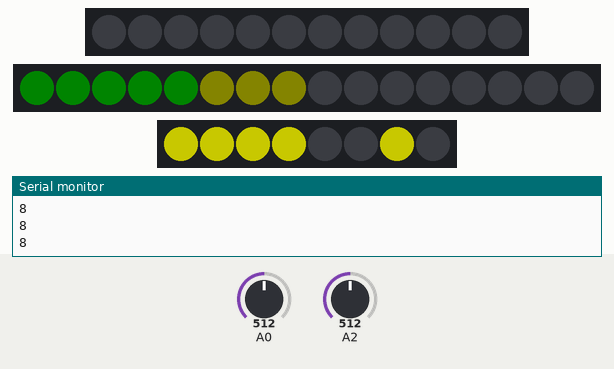
Recording of a sketch running on a simulated Arduino Uno, built with avr-gcc and run on an emulated ATmega328P. Parts: 12 RGB LEDs in strip order, left to right, 16 RGB LEDs in strip order, left to right, 8 RGB LEDs in strip order, left to right, the last lines printed to the serial monitor. Inputs (shaded band) come from the test bench; at power-on: A2 = 512, A0 = 512. Dim RGB values are drawn brighter than linear.

Above: at 1.2 s.
1.3 s: A2 set to 1005
At 2.2 s:
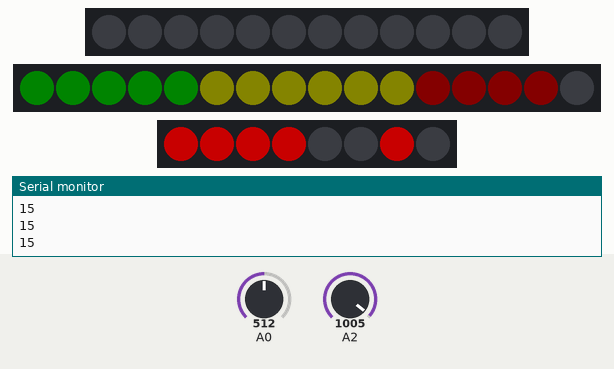
2.8 s: A2 set to 1023
At 2.85 s:
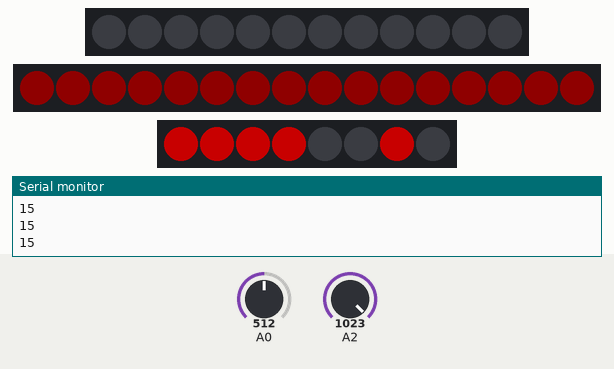
4.6 s: A2 set to 306
At 5.8 s:
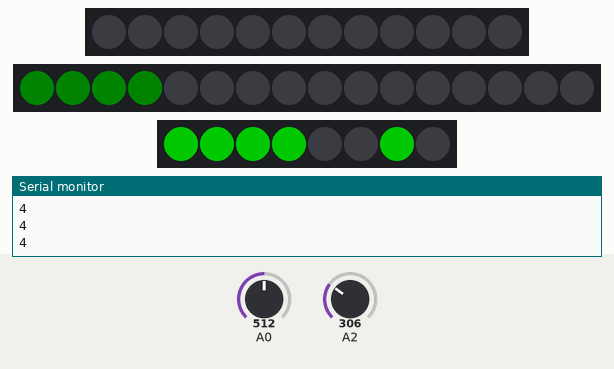
6.1 s: A2 set to 6
At 6.9 s:
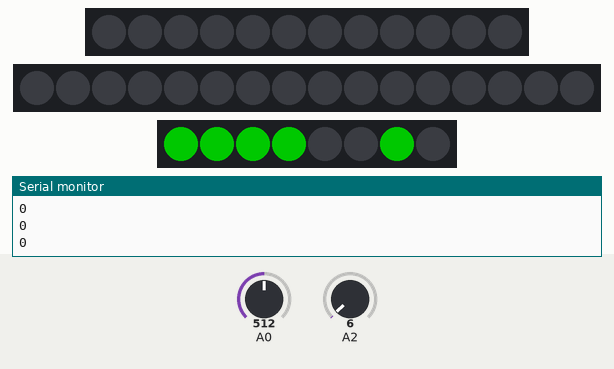
7.6 s: A2 set to 1023
At 7.65 s:
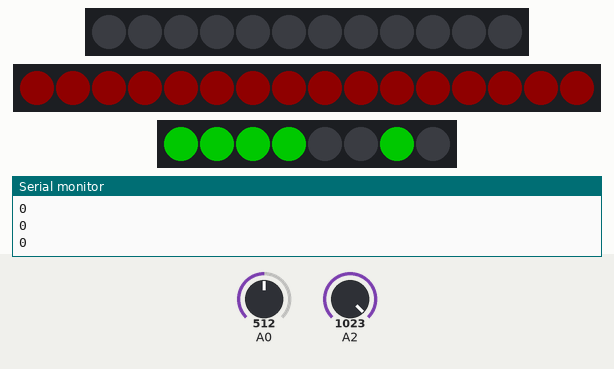
9.1 s: A0 set to 716
At 9.58 s:
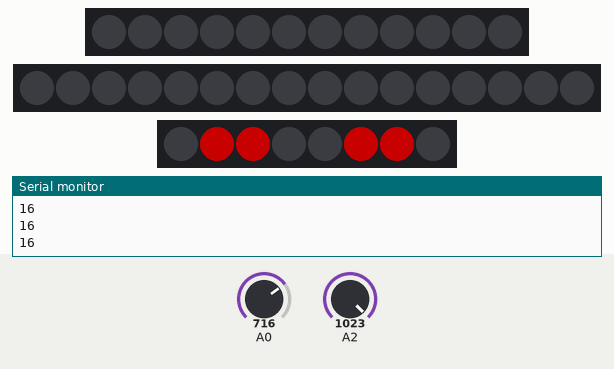
Timing chart, 0 to 11.9 s (numbered marks = the images above; inputs shaded):
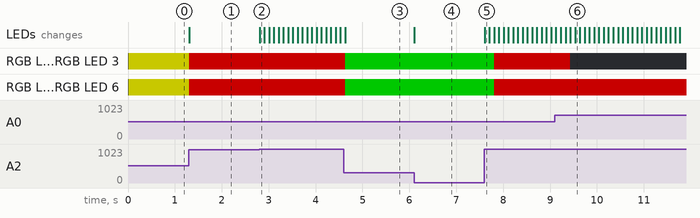

The sketch:

RGB_WarningLight_LEDstrip.ino
```cpp
#include <Adafruit_NeoPixel.h>
#include <Adafruit_TLC59711.h>
#include <SPI.h>

#define numPWM 1
#define pwmClkPin 4
#define pwmDataPin 5
#define stripDataPin 6
#define rgbDataPin 7

#define rgbReadPin 9
#define stripReadPin 8

#define stripLength 16
#define rgbLength 8


Adafruit_TLC59711 pwm = Adafruit_TLC59711(numPWM, pwmClkPin, pwmDataPin);

Adafruit_NeoPixel strip = Adafruit_NeoPixel(stripLength, stripDataPin, NEO_GRB + NEO_KHZ800);

Adafruit_NeoPixel rgb = Adafruit_NeoPixel(rgbLength, rgbDataPin, NEO_GRB + NEO_KHZ800);

uint32_t redRGB = rgb.Color(255, 0, 0),
yellowRGB = rgb.Color(255, 255, 0),
greenRGB = rgb.Color(0, 255, 0),
blueRGB = rgb.Color(0, 0, 255),
whiteRGB = rgb.Color(255, 255, 255),
rgbColor = greenRGB,
prev_rgbColor = greenRGB;


uint32_t greenStrip = strip.Color(0, 20, 0),
         yellowStrip = strip.Color(20, 20, 0),
         redStrip = strip.Color(20, 0, 0),
         redMaxStrip = strip.Color(40, 0, 0),
         blueStrip = strip.Color(0, 0, 20),
         ledArray[16] = {greenStrip, greenStrip, greenStrip, greenStrip, greenStrip, yellowStrip, yellowStrip, yellowStrip, yellowStrip, yellowStrip, yellowStrip, redStrip, redStrip, redStrip, redStrip, redStrip};


int digitArray[7][8] = {
                    {0, 0, 1, 0, 1, 0, 1, 0},  // n
                    {0, 1, 1, 0, 0, 0, 0, 0},  // 1
                    {1, 1, 0, 1, 1, 0, 1, 0},  // 2
                    {1, 1, 1, 1, 0, 0, 1, 0},  // 3
                    {0, 1, 1, 0, 0, 1, 1, 0},  // 4
                    {1, 0, 1, 1, 0, 1, 1, 0},  // 5
                    {1, 0, 1, 1, 1, 1, 1, 0}   // 6
                   },
    prev_gear = 0;


void setup() {

  //PWM setup
  pwm.begin();
  pwm.write();
  pwm.setPWM(0, 4000);
  pwm.setPWM(1, 4000);
  pwm.write();


  //LED strip setup
  strip.begin();
  strip.setBrightness(100);


  //RGB digit setup
  rgb.begin();
  rgb.setBrightness(100);
  Serial.begin(9600);

}

void loop() {
  int stripRead = constrain(map(analogRead(2), 0, 1023, 0, 16), 0, 16);
  int rgbRead = constrain(map(analogRead(0), 0, 1023, 0, 6), 0, 6);
  //Serial.println(rgbRead);
  //Serial.println(stripRead);


  updateLEDs(stripRead);
  Serial.println(stripRead);


  gearShift_update(rgbRead, rgbColor);

}


void updateLEDs(int RPM) {
  if (RPM < 6) {
    rgbColor = greenRGB;
  }
  else if (RPM < 12 && RPM >=5) {
    rgbColor = yellowRGB;
  }
  else {
    rgbColor = redRGB;
  }

  // Updates LEDs to indicate RPM
  // Tachometer increases/decreases linearly
  if (RPM == 0) {
    strip.clear();
    strip.show();
  }
  else if (0 < RPM and RPM < 16) {
      // Below max RPM
      for (int i = 0; i < stripLength; i++) {
        if (i < RPM) {
          strip.setPixelColor(i, ledArray[i]);
        }
        else {
          strip.setPixelColor(i, 0);
        }
      }
      strip.show();
  }
  else if (RPM == 16) {
  // At max RPM - Flash red
  // Red on
  for (int i = 0; i < stripLength; i++) {
    strip.setPixelColor(i, redMaxStrip);
    }
  strip.show();
  delay(100);

  // Red off
  strip.clear();
  strip.show();
  delay(100);
  }
}


void gearShift_update(int gear, uint32_t rgbColor) // Update and display gear number on segment display
{
  // Short-circuit Evaluation Optimization
  if (prev_rgbColor != rgbColor || gear != prev_gear) {
    prev_rgbColor = rgbColor;
    prev_gear = gear;
    rgb.clear();
    rgb.show();
    for(int i = 0; i < 8; i++)
    {
      if(digitArray[gear][i])
        rgb.setPixelColor(i, rgbColor);
    }
    rgb.show();
  }
}
```

Measured:
- the behaviour switches between 1022 and 1023 on A2 (found by bisection; images 1 and 2)
- after the input at 1.3 s, RGB LED 0–3, RGB LED 6: RGB(100, 100, 0) → RGB(100, 0, 0) at once; the LEDs: change at once (image 1)
- after the input at 2.8 s, the LEDs: change at once (image 2)
- after the input at 4.6 s, the LEDs: change at once (image 3)
- after the input at 6.1 s, the LEDs: change at once (image 4)
- after the input at 7.6 s, RGB LED 0–3, RGB LED 6: RGB(0, 100, 0) → RGB(100, 0, 0) after 0.21 s; the LEDs: change at once (image 5)
- after the input at 9.1 s, the LEDs: first differ from a run without the input after 0.33 s (image 6 shows a later state)
